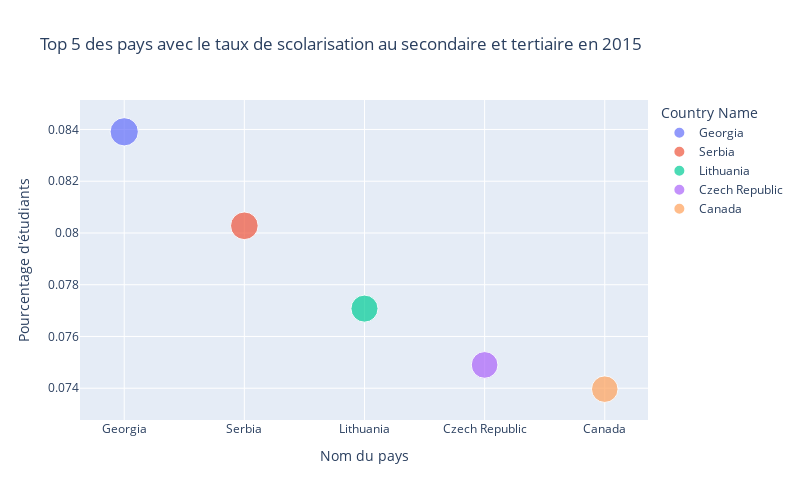

This figure's notebook cell:
### Code cell
import plotly.express as px
# graphique des pays avec le plus haut taux de scolarisation au secondaire et tertiaire en 2015
fig = px.scatter(
    top5_education_2015,
    x="Country Name",
    y="proportion students 2015",
    title="Top 5 des pays avec le taux de scolarisation au secondaire et tertiaire en 2015",
    labels={"proportion students 2015": "Pourcentage d'étudiants"},
    size="proportion students 2015",
    color="Country Name"
)
fig.update_layout(
    xaxis_title="Nom du pays",
    yaxis_title="Pourcentage d'étudiants",
    width=800,
    height=500
)
fig.show()

### Figure 1 — Plotly figure (JSON) as saved in the notebook; plotly's stock layout.template omitted (floating-point values rounded to 4 significant figures)
{"data": [{"hovertemplate": "Country Name=%{x}<br>Pourcentage d'étudiants=%{marker.size}<extra></extra>", "legendgroup": "Georgia", "marker": {"color": "#636efa", "size": [0.08391], "sizemode": "area", "sizeref": 0.0002098, "symbol": "circle"}, "mode": "markers", "name": "Georgia", "orientation": "v", "showlegend": true, "type": "scatter", "x": ["Georgia"], "xaxis": "x", "y": [0.08391], "yaxis": "y"}, {"hovertemplate": "Country Name=%{x}<br>Pourcentage d'étudiants=%{marker.size}<extra></extra>", "legendgroup": "Serbia", "marker": {"color": "#EF553B", "size": [0.08028], "sizemode": "area", "sizeref": 0.0002098, "symbol": "circle"}, "mode": "markers", "name": "Serbia", "orientation": "v", "showlegend": true, "type": "scatter", "x": ["Serbia"], "xaxis": "x", "y": [0.08028], "yaxis": "y"}, {"hovertemplate": "Country Name=%{x}<br>Pourcentage d'étudiants=%{marker.size}<extra></extra>", "legendgroup": "Lithuania", "marker": {"color": "#00cc96", "size": [0.07708], "sizemode": "area", "sizeref": 0.0002098, "symbol": "circle"}, "mode": "markers", "name": "Lithuania", "orientation": "v", "showlegend": true, "type": "scatter", "x": ["Lithuania"], "xaxis": "x", "y": [0.07708], "yaxis": "y"}, {"hovertemplate": "Country Name=%{x}<br>Pourcentage d'étudiants=%{marker.size}<extra></extra>", "legendgroup": "Czech Republic", "marker": {"color": "#ab63fa", "size": [0.0749], "sizemode": "area", "sizeref": 0.0002098, "symbol": "circle"}, "mode": "markers", "name": "Czech Republic", "orientation": "v", "showlegend": true, "type": "scatter", "x": ["Czech Republic"], "xaxis": "x", "y": [0.0749], "yaxis": "y"}, {"hovertemplate": "Country Name=%{x}<br>Pourcentage d'étudiants=%{marker.size}<extra></extra>", "legendgroup": "Canada", "marker": {"color": "#FFA15A", "size": [0.07396], "sizemode": "area", "sizeref": 0.0002098, "symbol": "circle"}, "mode": "markers", "name": "Canada", "orientation": "v", "showlegend": true, "type": "scatter", "x": ["Canada"], "xaxis": "x", "y": [0.07396], "yaxis": "y"}], "layout": {"height": 500, "legend": {"itemsizing": "constant", "title": {"text": "Country Name"}, "tracegroupgap": 0}, "title": {"text": "Top 5 des pays avec le taux de scolarisation au secondaire et tertiaire en 2015"}, "width": 800, "xaxis": {"anchor": "y", "categoryarray": ["Georgia", "Serbia", "Lithuania", "Czech Republic", "Canada"], "categoryorder": "array", "domain": [0, 1], "title": {"text": "Nom du pays"}}, "yaxis": {"anchor": "x", "domain": [0, 1], "title": {"text": "Pourcentage d'étudiants"}}}}
